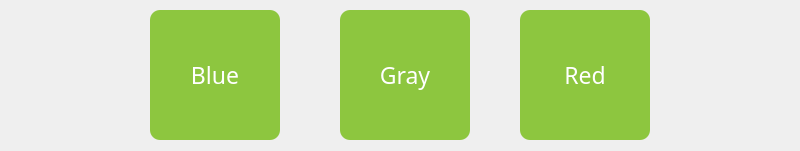
   <widget class="QWidget" name="theme_selection_widget" native="true">
    <property name="geometry">
     <rect>
      <x>10400</x>
      <y>170</y>
      <width>800</width>
      <height>151</height>
     </rect>
    </property>
    <widget class="QPushButton" name="theme_red_btn">
     <property name="geometry">
      <rect>
       <x>520</x>
       <y>10</y>
       <width>130</width>
       <height>130</height>
      </rect>
     </property>
     <property name="font">
      <font>
       <family>Proxima Nova</family>
       <pointsize>17</pointsize>
      </font>
     </property>
     <property name="focusPolicy">
      <enum>Qt::NoFocus</enum>
     </property>
     <property name="styleSheet">
      <string notr="true">QPushButton{
border-radius: 10px;
background-color: rgb(141, 198, 63); 
color: rgb(255, 255, 255);
}
</string>
     </property>
     <property name="text">
      <string>Red</string>
     </property>
    </widget>
    <widget class="QPushButton" name="theme_gray_btn">
     <property name="geometry">
      <rect>
       <x>340</x>
       <y>10</y>
       <width>130</width>
       <height>130</height>
      </rect>
     </property>
     <property name="font">
      <font>
       <family>Proxima Nova</family>
       <pointsize>17</pointsize>
      </font>
     </property>
     <property name="focusPolicy">
      <enum>Qt::NoFocus</enum>
     </property>
     <property name="styleSheet">
      <string notr="true">QPushButton{
border-radius: 10px;
background-color: rgb(141, 198, 63); 
color: rgb(255, 255, 255);
}
</string>
     </property>
     <property name="text">
      <string>Gray</string>
     </property>
    </widget>
    <widget class="QPushButton" name="theme_blue_btn">
     <property name="geometry">
      <rect>
       <x>150</x>
       <y>10</y>
       <width>130</width>
       <height>130</height>
      </rect>
     </property>
     <property name="font">
      <font>
       <family>Proxima Nova</family>
       <pointsize>17</pointsize>
      </font>
     </property>
     <property name="focusPolicy">
      <enum>Qt::NoFocus</enum>
     </property>
     <property name="styleSheet">
      <string notr="true">QPushButton{
border-radius: 10px;
background-color: rgb(141, 198, 63); 
color: rgb(255, 255, 255);
}
</string>
     </property>
     <property name="text">
      <string>Blue</string>
     </property>
    </widget>
   </widget>
